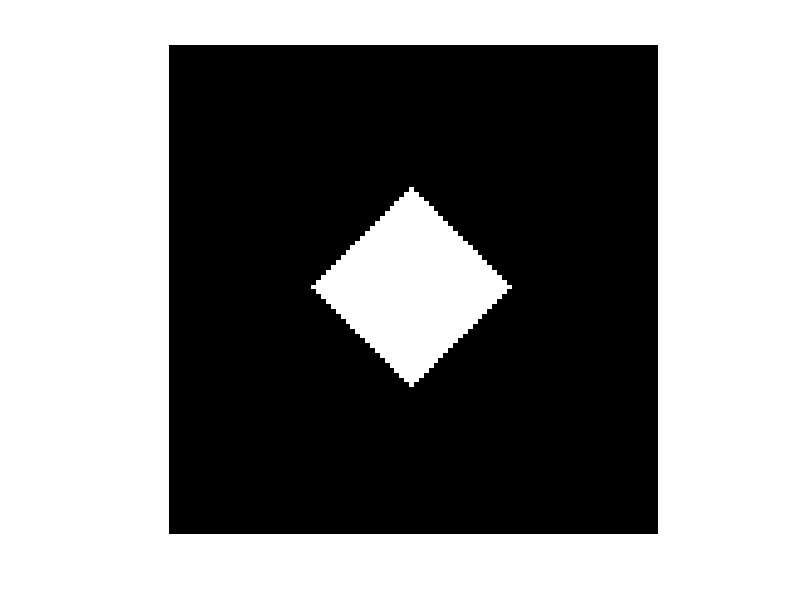

MATLAB code for this plot:
A = zeros(100, 100);  % Create a 100x100 matrix initialized to zero (black background)
Cx = 50;              % Set the center of the circle on the x-axis
Cy = 50;              % Set the center of the circle on the y-axis
Radius = 20;          % Set the radius of the circle

for i= 1:100
    for j= 1:100
        if abs(i-Cx) + abs(j-Cy)  <= Radius
            A(i,j) = 255;
        end
    end
end
imshow(A);